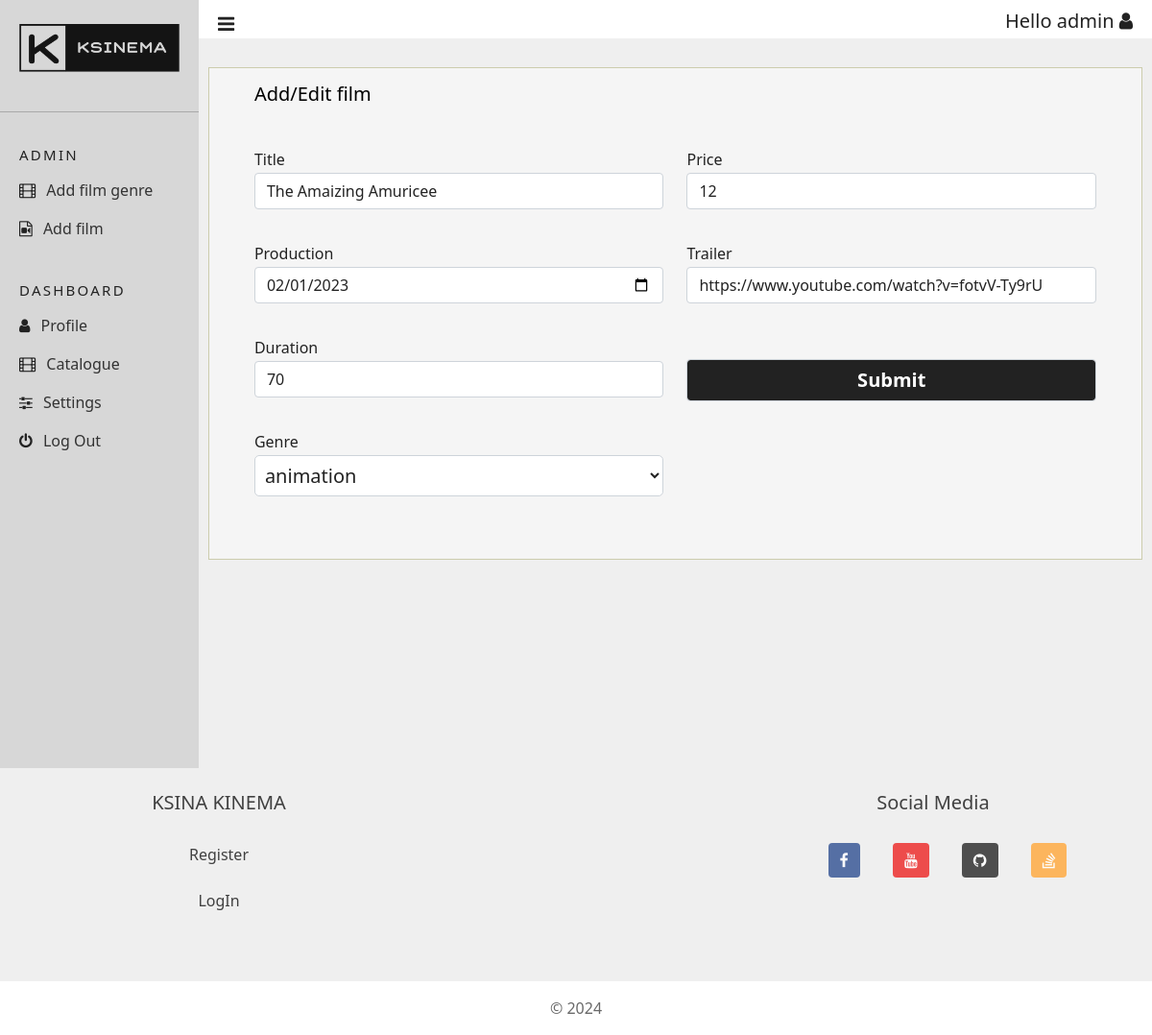
The page /admin/edit-film.php?id=1 (signed in) on the database its author committed.
### tables this page shows
CREATE TABLE `film` (
  `id` bigint(20) UNSIGNED NOT NULL,
  `title` varchar(32) NOT NULL,
  `production` date DEFAULT NULL,
  `duration` smallint(5) UNSIGNED NOT NULL,
  `genre_id` bigint(20) UNSIGNED DEFAULT NULL,
  `price` smallint(5) UNSIGNED NOT NULL,
  `trailer` varchar(128) DEFAULT NULL,
  `poster` varchar(128) DEFAULT NULL,
  `video` varchar(128) NOT NULL
);

### src/lib/film-form.php (the view, shortened to what this page needs)
<?php
require_once("connect.php");
?>
<form id="role-form" class="cataloge" method="post" action="./process-add-film.php" enctype="multipart/form-data">
    <div class="container">
        <div class="row">
            <h2 class="h-form">Add/Edit film</h2>
            <div class="col-sm">
                <div>
                    <label for="title">Title</label>
                    <input type="text" id="title" name="title" class="form-control" value=<?php echo "\"$title\"" ?> required>
                </div>
                <div>
                    <label for="production">Production</label>
                    <input type="date" id="production" name="production" class="form-control" value=<?php echo "\"$production\"" ?> required>
                </div>
                <div>
                    <label for="duration">Duration</label>
                    <input type="number" id="duration" name="duration" class="form-control" value=<?php echo "\"$duration\"" ?> min="1" required>
                </div>
                <div>
                    <label for="genre">Genre</label>
                    <select id="genre" name="genre" class="genre-select">
                        <?php
                        $query = "select * from `genre`;";
                        $res = mysqli_query($conn, $query);
                        if ($res) {
                            while ($arr = mysqli_fetch_assoc($res)) {
                                $id = $arr["id"];
                                $selected = "";
                                printf("<option value=\"%s\"%s>%s</option>", $id, $selected, $arr["name"]);
                            }
                        } else {
                            echo "Error! No genre in db";
                        }
                        ?>
                    </select>
                </div>
            </div>
            <div class="col-sm">
                <div>
                    <label for="price">Price</label>
                    <input type="number" id="price" name="price" class="form-control" value=<?php echo "\"$price\"" ?> min="1" required>
                </div>
                <div>
                    <label for="traile">Trailer</label>
                    <input type="text" id="trialer" name="trailer" class="form-control" value=<?php echo "\"$trailer\"" ?> required>
                </div>
                <div class="film-submit">
                    <input type="submit" value="submit" class="form-control btn-sec">
                </div>
            </div>
        </div>
    </div>
</form>

### src/resource/static/css/style.css (style rules this page uses)
.h-form { margin-bottom: 40px; color: #000 !important; filter: brightness(105%); font-size: 20px; }
label { font-size: 16px; }
.btn-sec { background-color: #222 !important; font-weight: bold !important; font-size: 20px !important; color: white !important; text-transform: capitalize; }

### src/resource/static/css/admin.css (style rules this page uses)
body { background-color: #efefef; color: #222; }
input[type="text"], input[type="hidden"], input[type="date"], input[type="number"], input[type="file"] { background-color: #fff; color: #222; }
.cataloge { margin-left: 10px; margin-right: 10px; padding: 15px 35px 45px; border: 1px solid #ccccad; margin-top: 30px; margin-bottom: 30px; background-color: #f5f5f5; color: #222; font-size: 20px; }
.genre-select { width: 100%; color: white; font-weight: 400; border: 1px solid #ced4da; background-color: #fff; border-radius: 5px; color: #222; padding-right: 6px; padding-left: 6px; padding: 6px; margin-bottom: 20px; }
.film-submit { margin-top: 28px; }

### rows shown on the page
film: title "The Amaizing Amuricee", production "02/01/2023", duration "70", price "12", trailer "https://www.youtube.com/watch?v=fotvV-Ty9rU"

### other values the page prints
$_SESSION["first_name"] "admin"
form field genre "animation"
